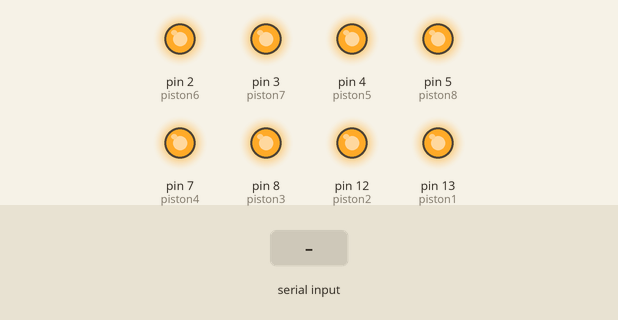
Simulated run of this sketch. Board: Arduino Uno, built with avr-gcc and run on an emulated ATmega328P. Parts: output pins drawn as LEDs (lit = HIGH). Inputs (shaded band) come from the test bench. What the sketch prints to the serial monitor is not drawn.

Above: at 1.2 s.
1.3 s: "a" received over Serial
At 2.3 s:
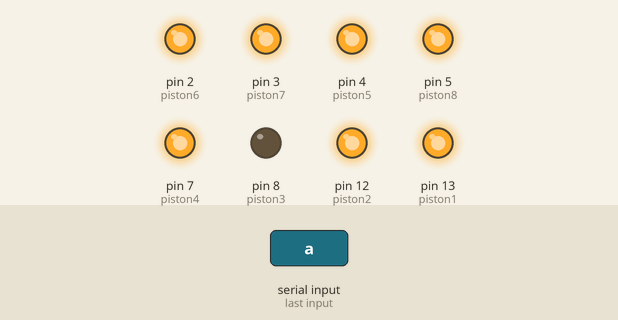
At 8.4 s:
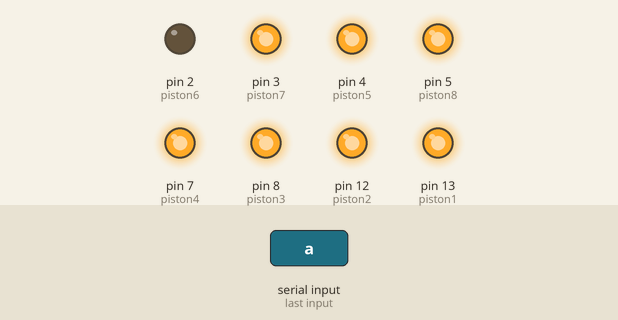
Timing chart, 0 to 12.1 s (numbered marks = the images above; inputs shaded):
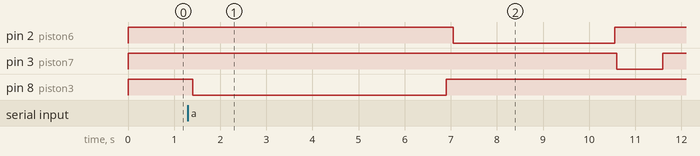

The sketch:

cocktel.ino
```cpp
int option;
int piston1 = 13;
int piston2 = 12;
int piston3 = 8;
int piston4 = 7;
int piston5 = 4;
int piston6 = 2;
int piston7 = 3;
int piston8 = 5;

void setup()
{
  Serial.begin(9600);
  pinMode(piston1, OUTPUT);
  pinMode(piston2, OUTPUT);
  pinMode(piston3, OUTPUT);
  pinMode(piston4, OUTPUT);
  pinMode(piston5, OUTPUT);
  pinMode(piston6, OUTPUT);
  pinMode(piston7, OUTPUT);
  pinMode(piston8, OUTPUT);
  digitalWrite(piston1, HIGH);
  digitalWrite(piston2, HIGH);
  digitalWrite(piston3, HIGH);
  digitalWrite(piston4, HIGH);
  digitalWrite(piston5, HIGH);
  digitalWrite(piston6, HIGH);
  digitalWrite(piston7, HIGH);
  digitalWrite(piston8, HIGH);
}
void dosis(int d1,int d2,int d3,int d4,int d5,int d6, int d7,int d8)
{

      digitalWrite(piston1, LOW); delay(d1); digitalWrite(piston1, HIGH);
      delay(50);
      digitalWrite(piston2, LOW); delay(d2); digitalWrite(piston2, HIGH);
      delay(50);
      digitalWrite(piston3, LOW); delay(d3); digitalWrite(piston3, HIGH);
      delay(50);
      digitalWrite(piston4, LOW); delay(d4); digitalWrite(piston4, HIGH);
      delay(50);
      digitalWrite(piston5, LOW); delay(d5); digitalWrite(piston5, HIGH);
      delay(50);
      digitalWrite(piston6, LOW); delay(d6); digitalWrite(piston6, HIGH);
      delay(50);
      digitalWrite(piston7, LOW); delay(d7); digitalWrite(piston7, HIGH);
      delay(50);
      digitalWrite(piston8, LOW); delay(d8); digitalWrite(piston8, HIGH);
      Serial.println("R");
}
void loop(){
  //si existe datos disponibles los leemos
  if (Serial.available()>0)
  {
    //leemos la opcion enviada
    option=Serial.read();
    if(option=='a')
    {
      dosis(0,0,5500,0,0,3500,1000,0);
    }
    if(option=='b')
    {
     dosis(0,0,7500,0,12500,0,500,0);
    }
    if(option=='c')
    {
       dosis(0,0,0,0,30000,0,500,0);
    }
    if(option=='d')
    {
       dosis(0,0,7500,0,12500,0,0,0);
    }
    if(option=='e')
    {
       dosis(0,0,0,0,12500,0,0,25000);
    }
    if(option=='f')
    {
       dosis(9000,0,0,3000,0,0,500,0);
    }
    if(option=='g')
    {
       dosis(0,7500,0,3000,0,0,500,0);
    }
    if(option=='h')
    {
       dosis(4500,0,4500,0,0,3500,1000,0);
    }
    if(option=='i')
    {
       dosis(4500,0,0,3000,0,3500,1000,0);
    }
    if(option=='j')
    {
       dosis(0,0,0,5000,0,0,2000,0);
    }
    if(option=='k')
    {
       dosis(0,0,0,3500,0,3500,500,12500);
    }
    if(option=='l')
    {
       dosis(0,0,11000,0,0,0,0,0);
    }
    if(option=='m')
    {
       dosis(0,11000,0,0,0,0,0,0);
    }
    if(option=='n')
    {
       dosis(9000,0,0,0,0,0,0,0);
    }
  }
  option=0;
}
```

Measured:
- after the input at 1.3 s, pin 2 (piston6): HIGH → LOW after 5.8 s, → HIGH 3.5 s later; pin 3 (piston7): HIGH → LOW after 9.3 s, → HIGH 1.0 s later; pin 8 (piston3): HIGH → LOW after 0.10 s, → HIGH 5.5 s later
